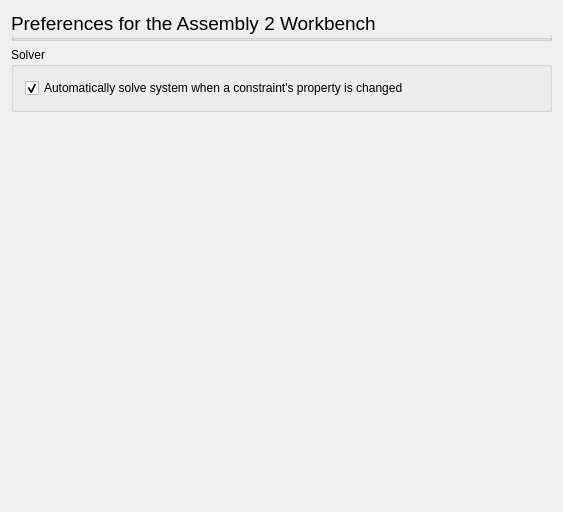
<?xml version="1.0" encoding="UTF-8"?>
<ui version="4.0">
 <class>Gui::Dialog::DlgSettingsDraft</class>
 <widget class="QWidget" name="Gui::Dialog::DlgSettingsDraft">
  <property name="geometry">
   <rect>
    <x>0</x>
    <y>0</y>
    <width>563</width>
    <height>512</height>
   </rect>
  </property>
  <property name="windowTitle">
   <string>Assembly2 Settings</string>
  </property>
  <layout class="QGridLayout" name="gridLayout_2">
   <item row="0" column="0">
    <widget class="QGroupBox" name="groupBox_7">
     <property name="sizePolicy">
      <sizepolicy hsizetype="Minimum" vsizetype="Minimum">
       <horstretch>0</horstretch>
       <verstretch>0</verstretch>
      </sizepolicy>
     </property>
     <property name="maximumSize">
      <size>
       <width>16777215</width>
       <height>30</height>
      </size>
     </property>
     <property name="font">
      <font>
       <pointsize>14</pointsize>
      </font>
     </property>
     <property name="title">
      <string>Preferences for the Assembly 2 Workbench</string>
     </property>
    </widget>
   </item>
   <item row="1" column="0">
    <widget class="QGroupBox" name="groupBox">
     <property name="sizePolicy">
      <sizepolicy hsizetype="Preferred" vsizetype="Preferred">
       <horstretch>0</horstretch>
       <verstretch>1</verstretch>
      </sizepolicy>
     </property>
     <property name="title">
      <string>Solver</string>
     </property>
     <layout class="QHBoxLayout" name="horizontalLayout">
      <item>
       <widget class="Gui::PrefCheckBox" name="gui::prefcheckbox_5">
        <property name="toolTip">
         <string>If this is checked, copy mode will be kept across command, otherwise commands will always start in no-copy mode</string>
        </property>
        <property name="text">
         <string>Automatically solve system when a constraint's property is changed</string>
        </property>
        <property name="checked">
         <bool>true</bool>
        </property>
        <property name="prefEntry" stdset="0">
         <cstring>autoSolveConstraintAttributesChanged</cstring>
        </property>
        <property name="prefPath" stdset="0">
         <cstring>Mod/Assembly2</cstring>
        </property>
       </widget>
      </item>
     </layout>
    </widget>
   </item>
   <item row="2" column="0">
    <spacer name="verticalSpacer">
     <property name="orientation">
      <enum>Qt::Vertical</enum>
     </property>
     <property name="sizeHint" stdset="0">
      <size>
       <width>20</width>
       <height>400</height>
      </size>
     </property>
    </spacer>
   </item>
  </layout>
 </widget>
 <layoutdefault spacing="6" margin="11"/>
 <pixmapfunction>qPixmapFromMimeSource</pixmapfunction>
 <customwidgets>
  <customwidget>
   <class>Gui::PrefCheckBox</class>
   <extends>QCheckBox</extends>
   <header>Gui/PrefWidgets.h</header>
  </customwidget>
 </customwidgets>
 <resources/>
 <connections/>
</ui>
